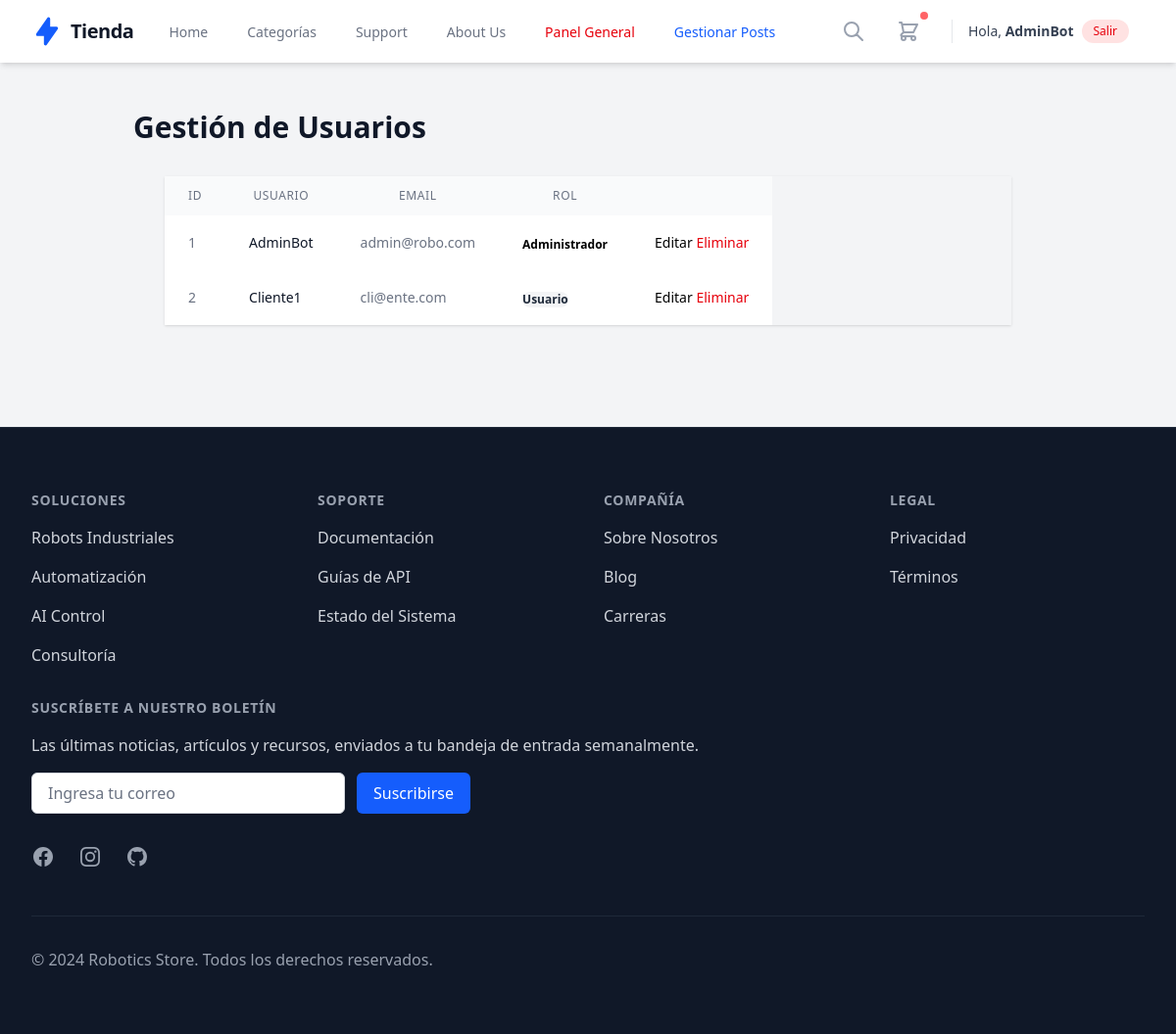
Screenshot of /public/admin/users (signed in) with the database file from the repository.
### tables this page shows
CREATE TABLE users (
    id INT AUTO_INCREMENT PRIMARY KEY,
    username VARCHAR(50) NOT NULL,
    email VARCHAR(255) NOT NULL UNIQUE,  
    password VARCHAR(255) NOT NULL,
    role_id INT DEFAULT 2, 
    created_at TIMESTAMP DEFAULT CURRENT_TIMESTAMP,
    updated_at TIMESTAMP DEFAULT CURRENT_TIMESTAMP ON UPDATE CURRENT_TIMESTAMP,
    FOREIGN KEY (role_id) REFERENCES roles(id)
);

### app/Controllers/AdminController.php (called while the page is built, shortened)
<?php
require_once dirname(__DIR__) . '/Models/User.php';
class AdminController {
    public function users() {
        $userModel = new User();
        $users = $userModel->getAll();
        $this->render('users', ['users' => $users]);
    }
    private function render($view, $data = []) {
        extract($data);
        $rootPath = dirname(__DIR__);
        require_once $rootPath . '/views/layout/header.php';
        require_once $rootPath . '/views/admin/' . $view . '.php';
        require_once $rootPath . '/views/layout/footer.php';
    }
}

### app/Router.php (called while the page is built, shortened)
<?php
class Router {
    protected $method = 'index';
    public function __construct() {
        $url = $this->getUrl();
        if (isset($url[0]) && $url[0] === 'public') {
            array_shift($url);
        }
        if (isset($url[0])) {
            $controllerName = ucfirst($url[0]) . 'Controller';
            if (file_exists(__DIR__ . '/Controllers/' . $controllerName . '.php')) {
                unset($url[0]);
            }
        }
        $this->controller = new $this->controller;
        if (isset($url[1])) {
            if (method_exists($this->controller, $url[1])) {
                $this->method = $url[1];
                unset($url[1]);
            }
        }
        $this->params = $url ? array_values($url) : [];
        call_user_func_array([$this->controller, $this->method], $this->params);
    }
    public function getUrl() {
        if (isset($_GET['url'])) {
            $url = rtrim($_GET['url'], '/');
            $url = filter_var($url, FILTER_SANITIZE_URL);
            return explode('/', $url);
        }
        return [];
    }
}

### index.php (called while the page is built, shortened)
<?php
require_once 'app/Config/Database.php';
$init = new Router();

### app/Config/Database.php (called while the page is built, shortened)
<?php
class Database {
    private static $instance = null;
    private function __construct() {
        try {
            $dsn = "mysql:host=" . DB_HOST . ";dbname=" . DB_NAME . ";charset=utf8";
            $this->conn = new PDO($dsn, DB_USER, DB_PASS);
        } catch (PDOException $e) {
            die("Error de conexión: " . $e->getMessage());
        }
    }
    public static function connect() {
        if (self::$instance === null) {
            self::$instance = new Database();
        }
        return self::$instance->conn;
    }
}
?>

### app/Models/User.php (called while the page is built, shortened)
<?php
require_once dirname(__DIR__) . '/Config/Database.php';
class User {
    private $db;
    public function __construct() {
        $this->db = Database::connect();
    }
    public function getAll() {
        $sql = "SELECT id, username, email, role_id FROM users";
        $stmt = $this->db->query($sql);
        return $stmt->fetchAll(PDO::FETCH_ASSOC);
    }
}

### app/views/admin/users.php (the view, shortened to what this page needs)
<div class="max-w-7xl mx-auto py-6 sm:px-6 lg:px-8">
    <div class="flex justify-between items-center mb-6">
        <h1 class="text-3xl font-bold text-gray-900">Gestión de Usuarios</h1>
    </div>
    <div class="flex flex-col">
        <div class="-my-2 overflow-x-auto sm:-mx-6 lg:-mx-8">
            <div class="py-2 align-middle inline-block min-w-full sm:px-6 lg:px-8">
                <div class="shadow overflow-hidden border-b border-gray-200 sm:rounded-lg">
                    <table class="min-w-full divide-y divide-gray-200">
                        <thead class="bg-gray-50">
                            <tr>
                                <th scope="col" class="px-6 py-3 text-left text-xs font-medium text-gray-500 uppercase tracking-wider">ID</th>
                                <th scope="col" class="px-6 py-3 text-left text-xs font-medium text-gray-500 uppercase tracking-wider">Usuario</th>
                                <th scope="col" class="px-6 py-3 text-left text-xs font-medium text-gray-500 uppercase tracking-wider">Email</th>
                                <th scope="col" class="px-6 py-3 text-left text-xs font-medium text-gray-500 uppercase tracking-wider">Rol</th>
                                <th scope="col" class="relative px-6 py-3">
                                </th>
                            </tr>
                        </thead>
                        <tbody class="bg-white divide-y divide-gray-200">
                            <?php foreach ($users as $user): ?>
                            <tr>
                                <td class="px-6 py-4 whitespace-nowrap text-sm text-gray-500"><?= $user['id'] ?></td>
                                <td class="px-6 py-4 whitespace-nowrap">
                                    <div class="text-sm font-medium text-gray-900"><?= htmlspecialchars($user['username']) ?></div>
                                </td>
                                <td class="px-6 py-4 whitespace-nowrap text-sm text-gray-500"><?= htmlspecialchars($user['email']) ?></td>
                                <td class="px-6 py-4 whitespace-nowrap">
                                    <?php if ($user['role_id'] == 1): ?>
                                        <span class="px-2 inline-flex text-xs leading-5 font-semibold rounded-full bg-green-100 text-green-800">Administrador</span>
                                    <?php else: ?>
                                        <span class="px-2 inline-flex text-xs leading-5 font-semibold rounded-full bg-gray-100 text-gray-800">Usuario</span>
                                    <?php endif; ?>
                                </td>
                                <td class="px-6 py-4 whitespace-nowrap text-right text-sm font-medium">
                                    <a href="<?= BASE_URL ?>/public/admin/editUser/<?= $user['id'] ?>" class="text-indigo-600 hover:text-indigo-900 mr-3">Editar</a>
                                    <a href="<?= BASE_URL ?>/public/admin/deleteUser/<?= $user['id'] ?>" class="text-red-600 hover:text-red-900" onclick="return confirm('¿Eliminar usuario?')">Eliminar</a>
                                </td>
                            </tr>
                            <?php endforeach; ?>
                        </tbody>
                    </table>
                </div>
            </div>
        </div>
    </div>
</div>

### rows the page displays
users: id "1", username "AdminBot", email "admin@robo.com", shows "Administrador"
users: id "2", username "Cliente1", email "cli@ente.com", shows "Usuario"

### other values shown
$_SESSION['username'] "AdminBot"
